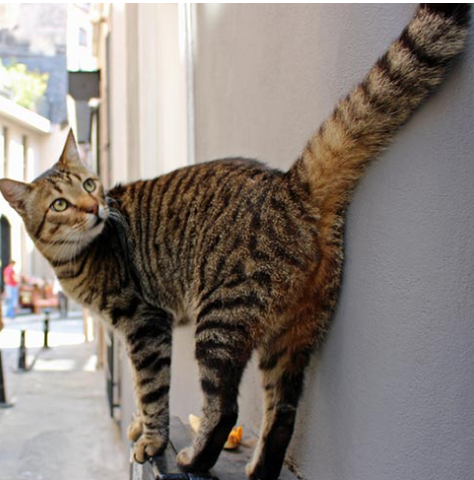
#> input picture MV_Seminar Week 2/1.png, 474 x 480 px, found by its file name
$ jupyter execute --allow-errors 'FranklinMV_Seminar_Week 2 (Image Processing)_Blank.ipynb'
#> lines starting #> are read from the running program, lines starting #| are printed output that depends on the picture
# Image Proceesing

### Read and Display a Single Image

In this seminar class, I will show you how to read, display, and write images using matplotlib and OpenCV's built-in functions.

We will use:

##### cv2.imread() to load an image from disk.
##### plt.imshow() to display an image.
##### cv2.imwrite() to write an image to disk.

[cell 1]
import cv2 # This library is used to read the image and perform basic operations.
import matplotlib.pyplot as plt # This library is used to display a plot of the image.

[cell 2]
########### specify the path to the image
image_path = 'C:/Users/ROG/Desktop/MV2code/MV_Seminar Week 2/1.png'


########### Load an image using 'cv2.imread()'
image = cv2.imread(image_path )#"Write the code here"
#> image is the input picture: shape (480, 474, 3); mean B, G, R 121, 127.6, 136.9

[cell 3]
########## Display the image using 'plt.imshow()' in BGR. Give a title to the image and turn off the axis.

# "Write the code in this block"

plt.imshow(image)
plt.axis('off')
plt.show()


# "Write the code in this block"

[cell 4]
########## Display the image using 'plt.imshow()' in RGB. Give a title to the image and turn off the axis.

# "Write the code in this block"

b, g, r = cv2.split(image)
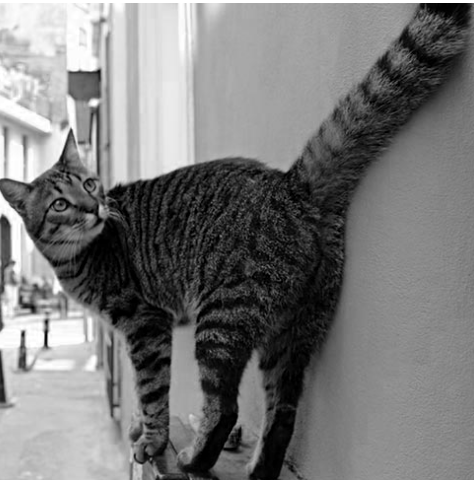
#> b: shape (480, 474); min 0, max 255, mean 121
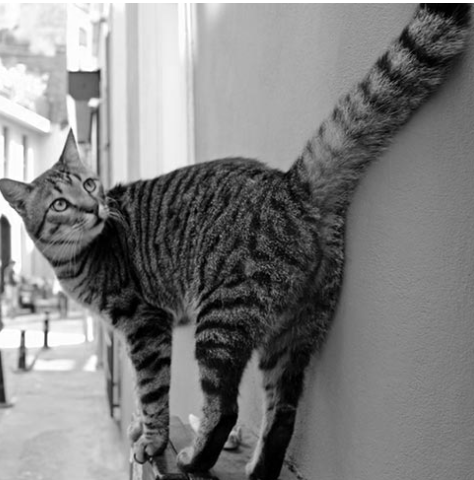
#> g: shape (480, 474); min 0, max 255, mean 127.6
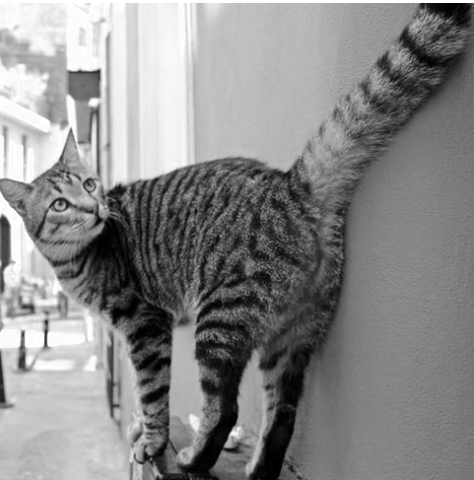
#> r: shape (480, 474); min 0, max 255, mean 136.9
imageRGB = cv2.merge((r,g,b))
plt.imshow(image)

# "Write the code in this block"

### Saving a Single image in the current working directory

[cell 5]
######### Save the image with a desired format using 'cv2.imwrite' (eg, .png)

cv2.imwrite("./cat.png", cv2.merge((cv2.split(image))))
#> Out = True

#"Write the code here"

### Saving the Image to a Different Directory

[cell 6]
###### Specify the destination folder with a desired format(eg, tes.png) and Save the image  using 'cv2.imwrite()'

dest =r'./new/'

#"Write the code here to save the image"

### Read, Rename, Resize, Display and Save a Single Image
#### Here, we rename and resize the loaded image using OpenCV's `cv2.resize()` function and then display and save the  image using`plt.imshow()` and  `cv2.imwrite()`. The resized image is saved with a new filename to the specified output directory.

[cell 7]
##### Print the image dimension using f'string. (# f'sting helps us customize our print statement')
print(f'dimension{image.shape}')
#| dimension(480, 474, 3)

[cell 8]
import os

####### Specify the image path
image_path = 'C:/Users/ROG/Desktop/MV2code/MV_Seminar Week 2/1.png'


####### Read the image using 'cv2.imread()'
image = cv2.imread(image_path) #"Write the code here"


####### Resize the image to (224,224) using 'cv2.resize()'
resized_image = cv2.resize(image, (224, 224))#"Write the code here"


########## Display the image using 'plt.imshow()' in BGR. Give a title to the image and turn off the axis.

# "Write the code in this block"


# "Write the code in this block"

[cell 9]
##### Print the image dimension using f'string. (# f'sting helps us customize our print statement')
print(f'Image shape: {image.shape}')
#| Image shape: (480, 474, 3)

[cell 10]
###### Specify the destination folder and Rename the single image #####
dest ='C:/Users/ROG/Desktop/MV2code/MV_Seminar Week 2/1.png'


###### Save the resized image to the destination folder using 'cv2.imwrite'#############

#"Write the code here to save the image"

### Image Color Channel Conversion

#### This step involves converting the loaded image from color (RGB) to grayscale using OpenCV's `cv2.cvtColor()` function. The converted grayscale image is then displayed using Matplotlib.

[cell 11]
#### Convert color channels from RGB to grayscale (cv2.COLOR_BGR2GRAY) using 'cv2.cvtColor()'
gray_image = cv2.cvtColor(image, cv2.COLOR_BGR2GRAY)#"Write the code here to convert the image to gray"


########## Display the converted image using 'plt.imshow()' in grayscale (cmap='gray'). Give a title to the image and turn off the axis.

# "Write the code in this block"

plt.imshow(gray_image, cmap='gray')
plt.axis('off')
plt.show()

# "Write the code in this block"

### Image Edge Extraction

#### This step involves extracting the edges of the converted image from color (RGB) to grayscale using OpenCV's `cv2.Canny()` function. The edge extracted grayscale image is then displayed using Matplotlib 'plt.inshow()'.

[cell 12]
# Apply canny edge detection on the grayscale image to extract the edges by assigning 80 and 100 to threshold 1 and 2
edges =cv2.Canny(gray_image, 80, 100) #"Write the code here to apply canny edge detection"
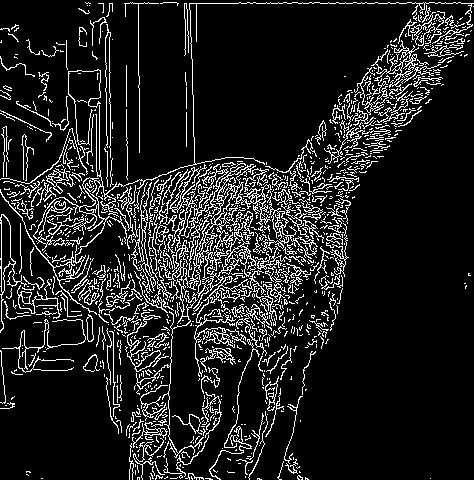
#> edges: shape (480, 474); 12.3% white in thin lines or dots

plt.imshow(edges, cmap='gray')
plt.axis('off')
plt.show()


########## Display the edge detected image using 'plt.imshow()' in grayscale (cmap='gray').
#######Give a title to the image and turn off the axis.

# "Write the code in this block"


# "Write the code in this block"

### Contrast Limited Adaptive Histogram Equalization

#### This step involves contrast enhancement of the converted image from color (RGB) to grayscale using OpenCV's `cv2.createCLAHE()` function create the contrast enhancement and using `clahe.apply()` function to apply the created contrast enhancement on the image. The contrast enhanced image is then displayed using Matplotlib 'plt.inshow()'.

[cell 13]
# Create the contrast enhancement (CLAHE) using 'cv2.createClahe' with a clipLimit of 9 and tileGridSize of 10x10
clahe = cv2.createCLAHE(9,(10,10)) #"Write the code here to create CLAHE"

# Apply the created CLAHE on the image using 'clahe.apply'
new_clahe = clahe.apply(gray_image)#"Write the code here to apply CLAHE on the gray image"
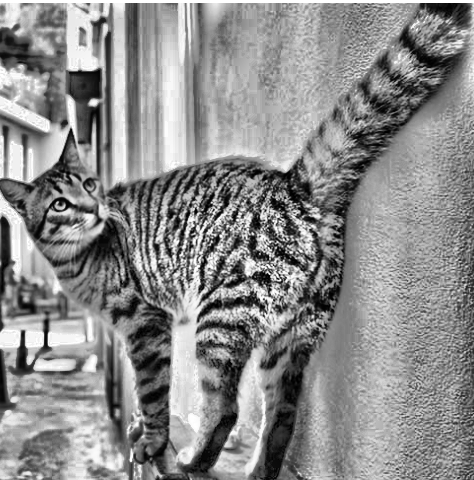
#> new_clahe: shape (480, 474); min 0, max 255, mean 139.6


########## Display the contrast image using 'plt.imshow()' in grayscale (cmap='gray').
##########Give a title to the image and turn off the axis.

# "Write the code in this block"
plt.imshow(edges, cmap='gray')
plt.axis('off')
plt.show()


# "Write the code in this block"

### Read, Resize, Rename, and Save Multiple Image

Here, we will create a 'for-loop' and use the 'glob' library to read all the images in the directory

[cell 14]
## import libraries
import glob

[cell 15]
####### Specify the image path and destination path
img_path = 'C:/Users/ROG/Desktop/MV2code/dogcatface/Dog_Cat/Cat/'
des_path = 'C:/Users/ROG/Desktop/MV2code/pic'

[cell 16]
##### perform a loop to iterate through the images in the image path using 'glob.glob()' function ############

i=1
for img in glob.glob(img_path+'/*.*'):
    try:
        #### Read the image using 'cv2.imread()'
        image = cv2.imread(img)


        #### Resize the image to (100,100) using 'cv2.resize'
        img_resize = cv2.resize(image, (100, 100))


        #### change the current working directory to the destination directory
        os.chdir(des_path)


        #### Rename the images by iterating through the image folder
        filename= os.path.splitext(os.path.basename(img))[0] + "_Resize.jpg"


        #### save the resized images to the destination folder using 'cv2.imwrite()' function
        cv2.imwrite(filename, img_resize)
        #"Write the code here to save the resized images"

        i+=1 # this line performs the operation of saving the images incrementally iteratively
    except:
        print('Operation not executed') # this returns a custom error message if anything goes wrong

### Covert Multiple RGB Images to Grayscale¶

[cell 17]
####### Specify the image path and destination path
img_path = 'C:/Users/ROG/Desktop/MV2code/dogcatface/Dog_Cat/Cat/'
des_path1 = 'C:/Users/ROG/Desktop/MV2code/pic2'

[cell 18]
##### perform a loop to iterate through the images in path ############

i=1
for img in glob.glob(img_path+'/*.*'):# glob.glob function is used to access multiple files in a directory
    try:
        image = cv2.imread(img)
        gray = cv2.cvtColor(image, cv2.COLOR_BGR2GRAY)
        os.chdir(des_path1) #change the current working directory to the destination directory
        filename = os.path.splitext(os.path.basename(img))[0] + "_Grayscale.jpg"
        cv2.imwrite(filename, gray)
    except:
        print('Operation not executed') ## this returns a custom error message if anything goes wrong

### Edge Extraction of Multiple Images

### Bilateral Filter
###### d: Diameter of each pixel neighborhood. (11)

###### sigmaColor: Value of \sigma  in the color space. The greater the value, the colors farther to each other will start to get mixed. (17)

###### sigmaSpace: Value of \sigma  in the coordinate space. The greater its value, the more further pixels will mix together, given that their colors lie within the sigmaColor range. (17)

[cell 19]
####### Specify the image path and destination path
img_path = 'C:/Users/ROG/Desktop/MV2code/dogcatface/Dog_Cat/Cat/'
des_path2 = 'C:/Users/ROG/Desktop/MV2code/pic3'

[cell 20]
i=1
for img in glob.glob(img_path+'/*.*'):# glob.glob function is used to access multiple files in a directory
    try:
        image = cv2.imread(img)
        gray = cv2.cvtColor(image, cv2.COLOR_BGR2GRAY)
        denoised = cv2.bilateralFilter(gray, d=9, sigmaColor=75, sigmaSpace=75)
        edge_img= edge_img = cv2.Canny(denoised, 80, 100)
        os.chdir(des_path2) #change the current working directory to the destination directory
        filename = os.path.splitext(os.path.basename(img))[0] + "_EdgeExtractionPic.jpg"
        #"Write the code here to save the edged images"
        cv2.imwrite(filename, edge_img)
        i+=1
    except:
        print('Operation not executed') ## this returns a custom error message if anything goes wrong

### Contrast Enhancement of Multiple Images

[cell 21]
import cv2
import os
import glob

####### Specify the image path and destination path
img_path = 'C:/Users/ROG/Desktop/MV2code/dogcatface/Dog_Cat/Cat/'
des_path3 = 'C:/Users/ROG/Desktop/MV2code/pic4'

[cell 22]
i=1
for img in glob.glob(img_path+'/*.*'):
    try:
        image = cv2.imread(img)
        gray = cv2.cvtColor(image, cv2.COLOR_BGR2GRAY)
        clahe = cv2.createCLAHE(clipLimit=2.0, tileGridSize=(10, 10))
        new_clahe = clahe.apply(gray)
        os.chdir(des_path3)
        filename = os.path.splitext(os.path.basename(img))[0] + "_ContrastEnhancementPic.jpg"
        #"Write the code here to save the new clahe images"
        cv2.imwrite(filename, new_clahe)
        i+=1
    except:
        print('Operation not executed')

## Image Augmentation for a Single Image
### For image augmentation, we use Keras' `ImageDataGenerator` to apply various transformations to the original image, such as rotation, shifting, zooming, flipping, etc. We generate multiple augmented images and save them to the output directory.

[cell 23]
from keras.preprocessing.image import ImageDataGenerator # import library

#> (a cell that did not finish here is left out)

[cell 25]
# Load and preprocess the image for augmentation
image_path = 'C:/Users/ROG/Desktop/MV2code/MV_Seminar Week 2/1.png'


# Read the image using 'cv2.imread()' function
augmentation_image = cv2.imread(image_path)

# convert the color map from BGR to RGB using 'cv2.cvtColor()function'
augmentation_image = cv2.cvtColor(image, cv2.COLOR_BGR2RGB)
plt.imshow(augmentation_image)

[cell 26]
##### Print the image dimension using f'string. (# f'sting helps us customize our print statement')
print(f'Image Shape {augmentation_image.shape}')
#| Image Shape (480, 474, 3)

[cell 27]
import numpy as np
# reshape the image to a numpy array of Rank 4 "(1,529,585,3)"
augmentation_image = np.expand_dims(augmentation_image, axis=0)
#> (the rest of this cell did not finish here and is left out)

[cell 28]
##### Print the dimension of the reshaped image using f'string. (# f'sting helps us customize our print statement')
print(f'Image Shape: {augmentation_image.shape}')
#| Image Shape: (1, 480, 474, 3)
